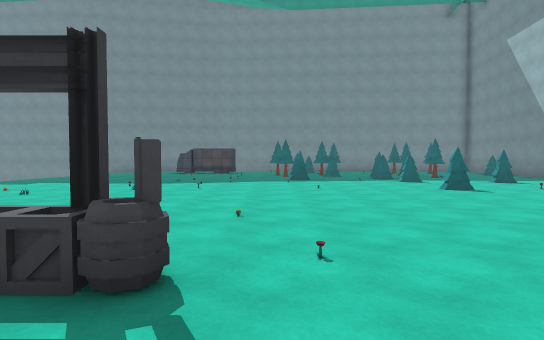
view 1 (above)

19 first-person views from a walk through a 3-D level made in the Unity game engine. The camera is 1.5 m above the floor, tilts 2° down and sees 80° across. The floor is counted in squares, 2 m on a side. Each view is taken from the middle of a square. On the plan, view 1 faces up. The plan holds only what a view shows up to about 11 squares ahead; the rest is blank. The place goes on beyond the plan. The player is left out. Surface patterns are stand-ins for the level's own textures.

view 2
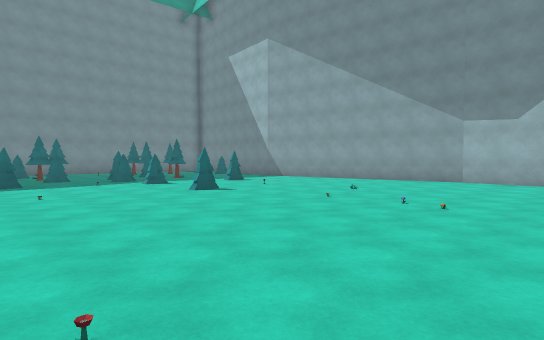

view 3
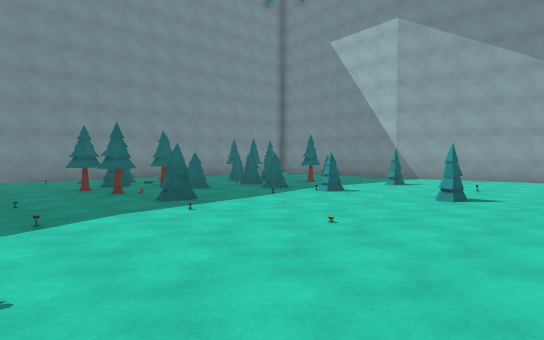

view 4
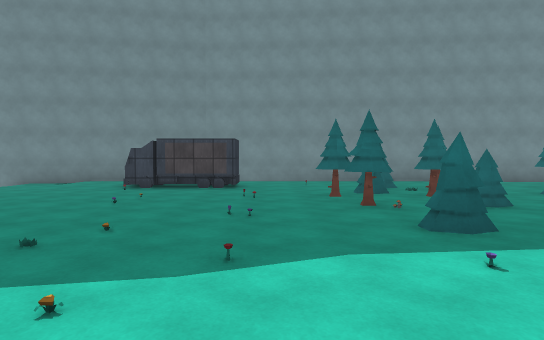

view 5
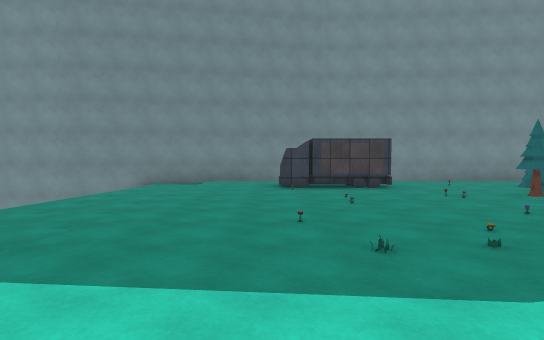

view 6
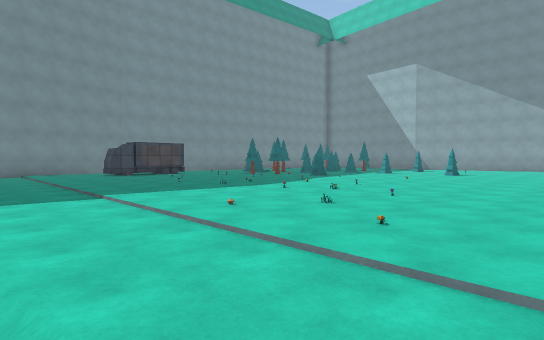

view 7
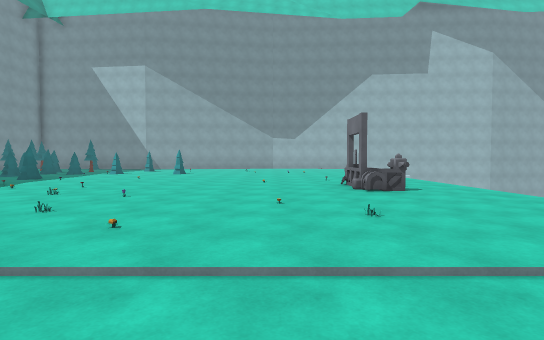

view 8
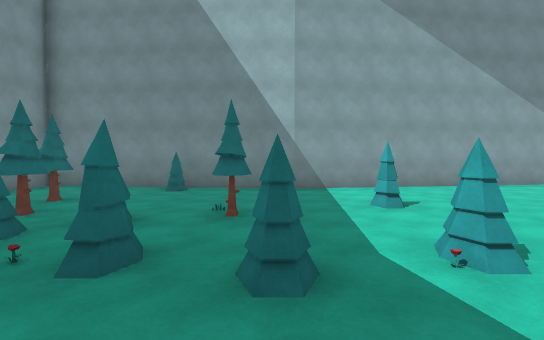

view 9
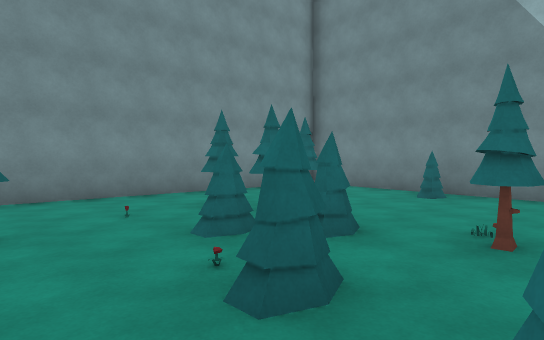

view 10
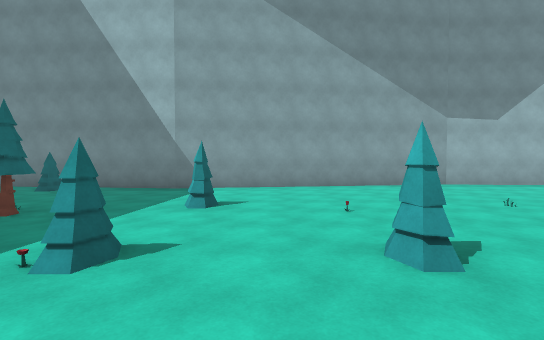

view 11
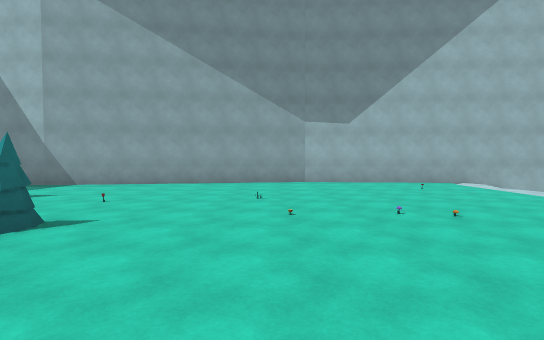

view 12
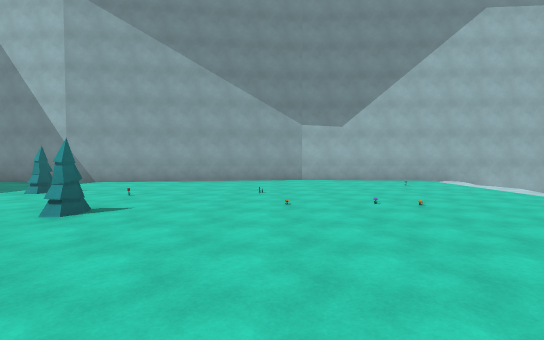

view 13
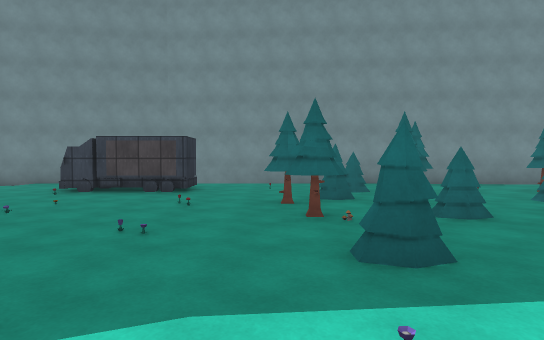

view 14
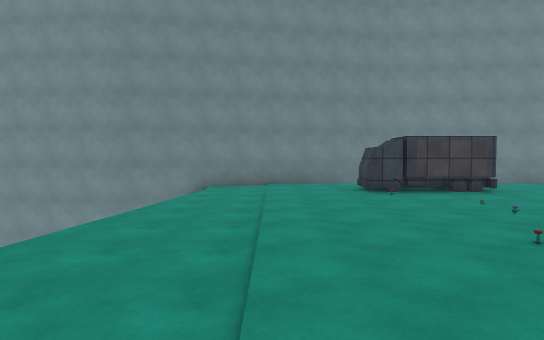

view 15
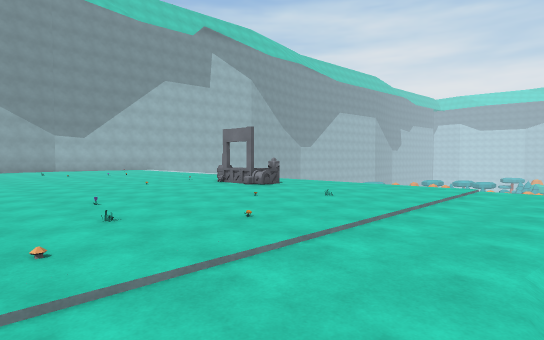

view 16
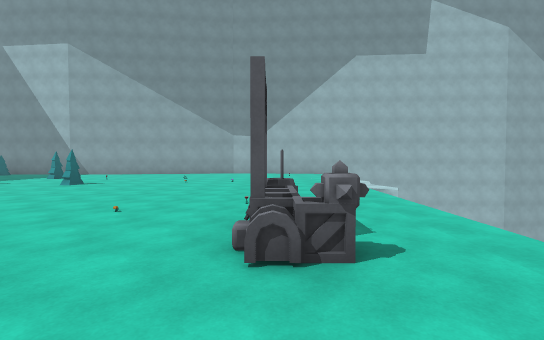

view 17
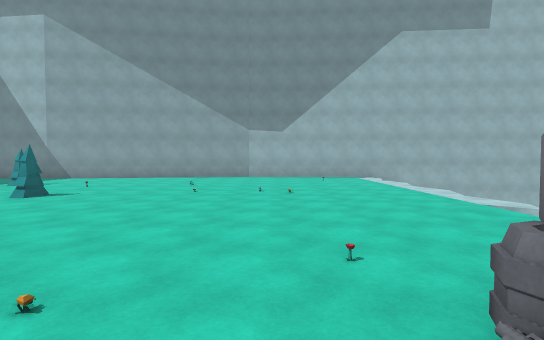

view 18
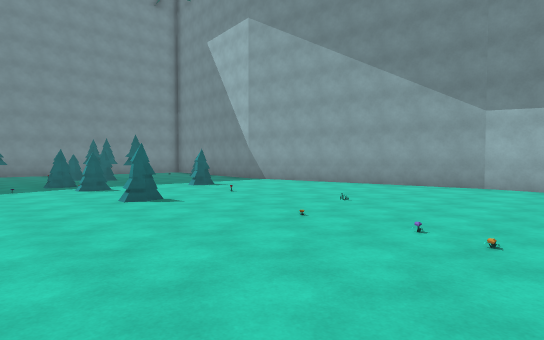

view 19
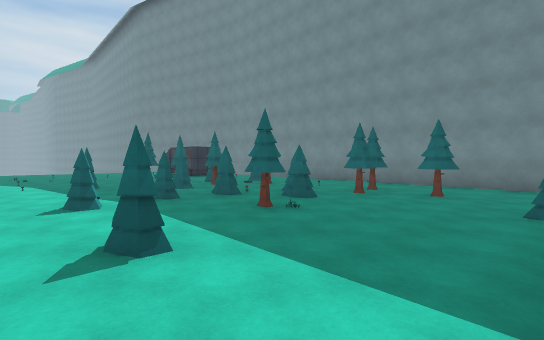

### Floor plan
Key: @ floor where view 1 was taken; # wall or solid block; x gap in a wall; . floor; / step, stairs or slope; v drop or lower ground; O other object.
Columns run from 12 left of view 1 to 12 right of it. Each row starts with its distance up from view 1.
 19   #####################
 18 ###/....  ............##
 17    /....OO#............#
 16    /...O......#O.OO.O..#
 15    /.........#...#O....#
 14    /....O.OOOOO.O.x...##
 13    .....O...OO#...OO...#
 12    ....O..OO....#......#
 11    .....OOO..#..O......#
 10     ......OO.O..#..#...#
  9    /....O..............#
  8    /..O..O...O...#.O...#
  7    /...O...............#
  6    /....O..............##
  5    /..O..........O.O....#
  4    /....O...O...........#
  3    /...O.........O......#
  2     ......OOO...........#
  1     ...................##
  0     ........@..........#
 -1     v          vvv.v.v #
 -2                        #
 -3                       #
 -4                       #

Positions as (right, up) in squares from view 1, and headings:
1: (0, 0), facing up
2: (0, 1), facing up-right
3: (-2, 6), facing up-right
4: (-1, 8), facing up
5: (-5, 8), facing up
6: (-9, 4), facing up-right
7: (-9, 4), facing right
8: (2, 12), facing right
9: (3, 12), facing up-right
10: (2, 9), facing right
11: (1, 5), facing right
12: (0, 5), facing right
13: (0, 9), facing up
14: (-7, 9), facing up
15: (-9, 8), facing down-right
16: (-5, 2), facing right
17: (-2, 3), facing right
18: (2, 2), facing up-right
19: (10, 9), facing up-left
